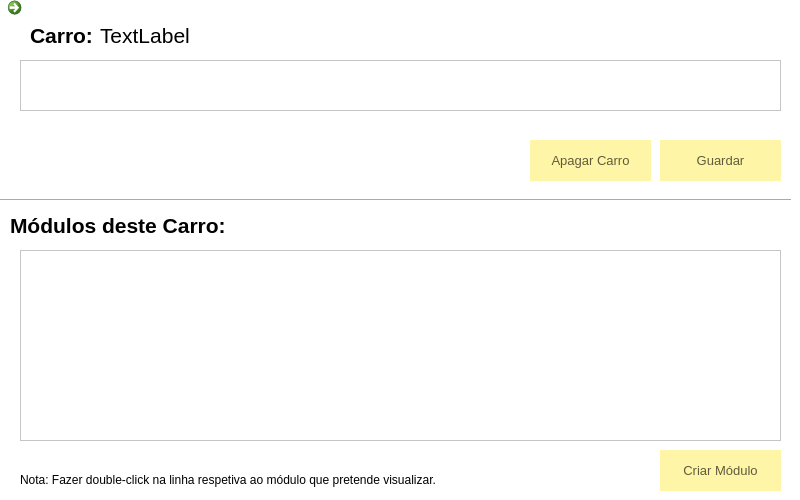
<?xml version="1.0" encoding="UTF-8"?>
<ui version="4.0">
 <class>GerirCarro</class>
 <widget class="QWidget" name="GerirCarro">
  <property name="geometry">
   <rect>
    <x>0</x>
    <y>0</y>
    <width>800</width>
    <height>500</height>
   </rect>
  </property>
  <property name="windowTitle">
   <string>Gerir Carro</string>
  </property>
  <property name="windowIcon">
   <iconset>
    <normaloff>../icon.ico</normaloff>../icon.ico</iconset>
  </property>
  <property name="styleSheet">
   <string notr="true">background:white</string>
  </property>
  <widget class="QCommandLinkButton" name="commandButtonVoltar">
   <property name="geometry">
    <rect>
     <x>0</x>
     <y>-10</y>
     <width>31</width>
     <height>31</height>
    </rect>
   </property>
   <property name="cursor">
    <cursorShape>PointingHandCursor</cursorShape>
   </property>
   <property name="text">
    <string/>
   </property>
   <property name="icon">
    <iconset>
     <normaloff>../setavoltar.ico</normaloff>../setavoltar.ico</iconset>
   </property>
  </widget>
  <widget class="QLabel" name="label">
   <property name="geometry">
    <rect>
     <x>30</x>
     <y>20</y>
     <width>81</width>
     <height>31</height>
    </rect>
   </property>
   <property name="font">
    <font>
     <pointsize>16</pointsize>
     <bold>true</bold>
    </font>
   </property>
   <property name="text">
    <string>Carro:</string>
   </property>
  </widget>
  <widget class="QTableView" name="tableViewCarro">
   <property name="geometry">
    <rect>
     <x>20</x>
     <y>60</y>
     <width>761</width>
     <height>51</height>
    </rect>
   </property>
   <property name="font">
    <font>
     <pointsize>10</pointsize>
    </font>
   </property>
  </widget>
  <widget class="QTableView" name="tableViewModulosCarro">
   <property name="geometry">
    <rect>
     <x>20</x>
     <y>250</y>
     <width>761</width>
     <height>191</height>
    </rect>
   </property>
   <property name="font">
    <font>
     <pointsize>10</pointsize>
    </font>
   </property>
   <property name="styleSheet">
    <string notr="true"/>
   </property>
  </widget>
  <widget class="QLabel" name="label_2">
   <property name="geometry">
    <rect>
     <x>10</x>
     <y>210</y>
     <width>311</width>
     <height>31</height>
    </rect>
   </property>
   <property name="font">
    <font>
     <pointsize>16</pointsize>
     <bold>true</bold>
    </font>
   </property>
   <property name="text">
    <string>Módulos deste Carro:</string>
   </property>
  </widget>
  <widget class="Line" name="line">
   <property name="geometry">
    <rect>
     <x>0</x>
     <y>190</y>
     <width>791</width>
     <height>20</height>
    </rect>
   </property>
   <property name="orientation">
    <enum>Qt::Horizontal</enum>
   </property>
  </widget>
  <widget class="QPushButton" name="btnApagarCarro">
   <property name="geometry">
    <rect>
     <x>530</x>
     <y>140</y>
     <width>121</width>
     <height>41</height>
    </rect>
   </property>
   <property name="font">
    <font>
     <pointsize>10</pointsize>
    </font>
   </property>
   <property name="cursor">
    <cursorShape>PointingHandCursor</cursorShape>
   </property>
   <property name="styleSheet">
    <string notr="true">QPushButton{
	background-color:rgb(255, 245, 166);
	border:none;
	color:rgb(95, 91, 61);
	border -bottom: 5px solid rgb(162, 155, 105)
}
QPushButton:hover{
	background-color:rgb(229, 217, 150);
	border-bottom: 5px solid rgb(162, 155, 105)
}
QPushButton:pressed {
	background-color:rgb(255, 242, 165);
	border-bottom: 5px solid rgb(162, 155, 105)
}</string>
   </property>
   <property name="text">
    <string>Apagar Carro</string>
   </property>
  </widget>
  <widget class="QPushButton" name="btnGuardarCarro">
   <property name="geometry">
    <rect>
     <x>660</x>
     <y>140</y>
     <width>121</width>
     <height>41</height>
    </rect>
   </property>
   <property name="font">
    <font>
     <pointsize>10</pointsize>
    </font>
   </property>
   <property name="cursor">
    <cursorShape>PointingHandCursor</cursorShape>
   </property>
   <property name="styleSheet">
    <string notr="true">QPushButton{
	background-color:rgb(255, 245, 166);
	border:none;
	color:rgb(95, 91, 61);
	border -bottom: 5px solid rgb(162, 155, 105)
}
QPushButton:hover{
	background-color:rgb(229, 217, 150);
	border-bottom: 5px solid rgb(162, 155, 105)
}
QPushButton:pressed {
	background-color:rgb(255, 242, 165);
	border-bottom: 5px solid rgb(162, 155, 105)
}</string>
   </property>
   <property name="text">
    <string>Guardar</string>
   </property>
  </widget>
  <widget class="QPushButton" name="btnCriarModulo">
   <property name="geometry">
    <rect>
     <x>660</x>
     <y>450</y>
     <width>121</width>
     <height>41</height>
    </rect>
   </property>
   <property name="font">
    <font>
     <pointsize>10</pointsize>
    </font>
   </property>
   <property name="cursor">
    <cursorShape>PointingHandCursor</cursorShape>
   </property>
   <property name="styleSheet">
    <string notr="true">QPushButton{
	background-color:rgb(255, 245, 166);
	border:none;
	color:rgb(95, 91, 61);
	border -bottom: 5px solid rgb(162, 155, 105)
}
QPushButton:hover{
	background-color:rgb(229, 217, 150);
	border-bottom: 5px solid rgb(162, 155, 105)
}
QPushButton:pressed {
	background-color:rgb(255, 242, 165);
	border-bottom: 5px solid rgb(162, 155, 105)
}</string>
   </property>
   <property name="text">
    <string>Criar Módulo</string>
   </property>
  </widget>
  <widget class="QLabel" name="labelNomeCarro">
   <property name="geometry">
    <rect>
     <x>100</x>
     <y>20</y>
     <width>241</width>
     <height>31</height>
    </rect>
   </property>
   <property name="font">
    <font>
     <pointsize>16</pointsize>
    </font>
   </property>
   <property name="text">
    <string>TextLabel</string>
   </property>
  </widget>
  <widget class="QLabel" name="label_3">
   <property name="geometry">
    <rect>
     <x>20</x>
     <y>470</y>
     <width>551</width>
     <height>20</height>
    </rect>
   </property>
   <property name="text">
    <string>Nota: Fazer double-click na linha respetiva ao módulo que pretende visualizar.</string>
   </property>
  </widget>
 </widget>
 <resources/>
 <connections/>
</ui>
